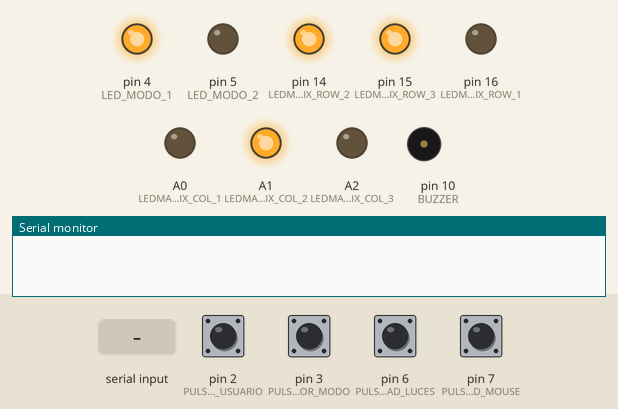
The sketch below on a simulated Arduino Leonardo, built with avr-gcc and run on an emulated ATmega32U4. Shown: output pins drawn as LEDs (lit = HIGH), buzzer (waves = sounding), the last lines printed to the serial monitor. Dashed ring = blinking. Inputs (shaded band) come from the test bench; at power-on: pin 2 (PULSADOR_USUARIO) HIGH, pin 3 (PULSADOR_MODO), pin 6 (PULSADOR_VELOCIDAD_LUCES), pin 7 (PULSADOR_VELOCIDAD_MOUSE) LOW. USB keyboard and mouse output is not drawn.

Above: at 1.2 s.
1.3 s: pin 6 (PULSADOR_VELOCIDAD_LUCES) pulled HIGH for 1 s
At 3.9 s:
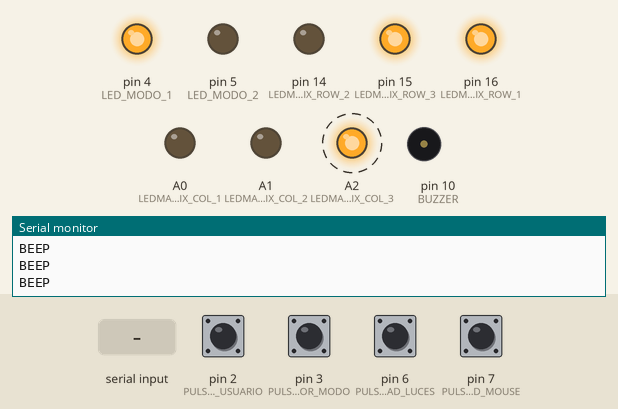
4.3 s: "s" received over the second serial link
At 5.3 s:
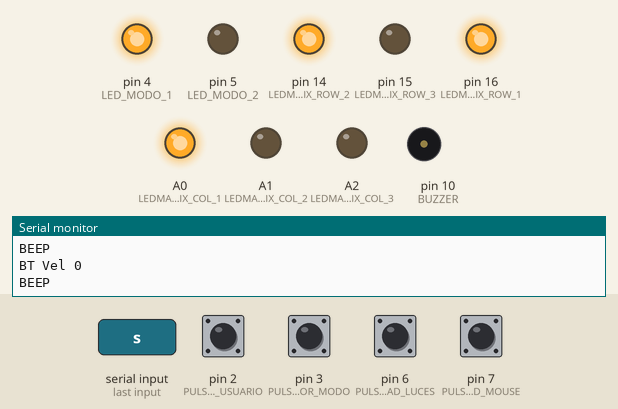
7.3 s: pin 7 (PULSADOR_VELOCIDAD_MOUSE) pulled HIGH for 1 s
At 9.3 s:
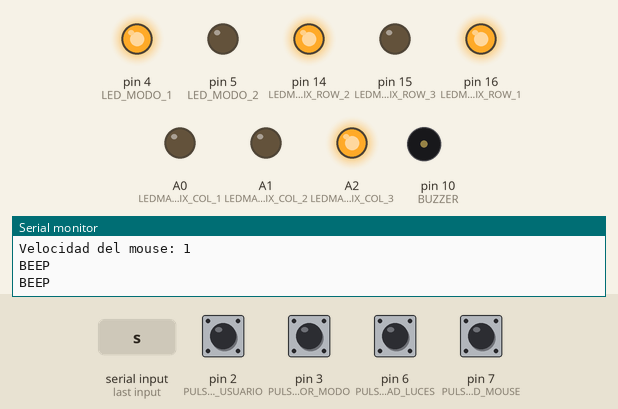
11.3 s: "o" received over the second serial link
At 13.6 s:
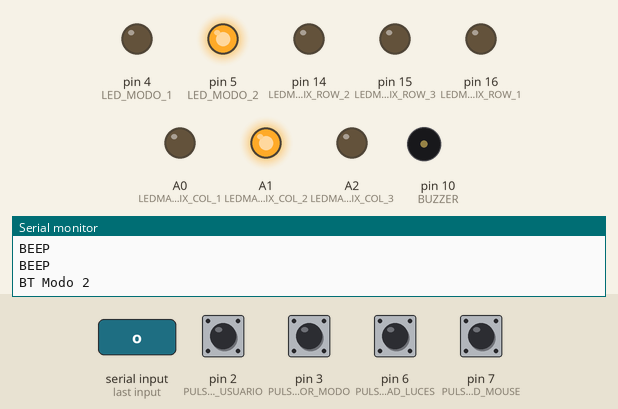
14.3 s: pin 2 (PULSADOR_USUARIO) pulled LOW for 0.15 s
At 15.5 s:
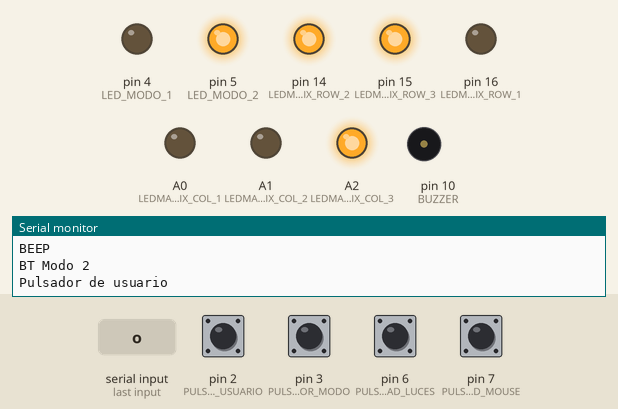
17.4 s: pin 3 (PULSADOR_MODO) pulled HIGH for 0.15 s
At 17.8 s:
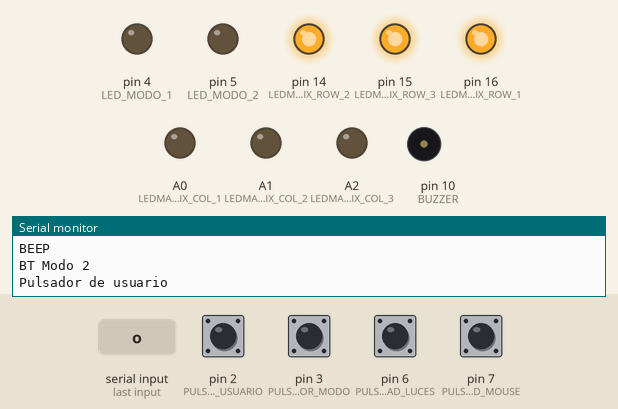
Timing chart, 0 to 20.0 s (numbered marks = the images above; inputs shaded):
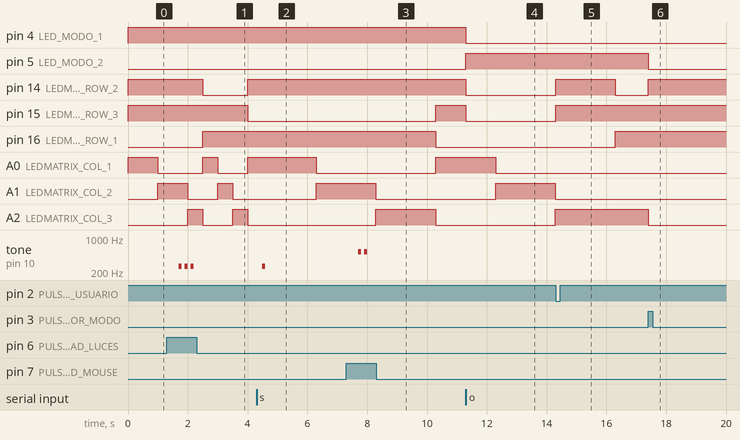

The sketch:

Programa_sin_capas.ino
```cpp
//---------------------------------------------------------------- Pines
/*
  Pin | Port map  | Características   | Función                   | Descripción
  --- | --------- | ----------------- | ------------------------- | --------------------------
  0   | PD3       | Rx, INT3          | USB                       |
  1   | PD2       | Tx, INT2          | USB                       |
  2   | PD1       | INT1              | Pulsador user             | Pulsador grande selección
  3   | PD0       | INT0              | Pulsador modos            | Pulsador cambio de modos
  4   | PD4       |                   | Led modo (1)              | Indicación modo (1)
  5   | PC6       | PWM               | Led modo (2)              | Indicación modo (2)
  6   | PD7       |                   | Pulsador Velocidad Luces  |
  7   | PE6       | INT6              | Pulsador Velocidad Mouse  |
  8   | PB4       |                   | Bluetooth                 | Rx BT / Tx Arduino
  9   | PB5       | PWM               | Bluetooth                 | Tx BT / Rx Arduino
  10	| PB6       | PWM               | Buzzer                    |
  16	| PB2       |                   | LEDMATRIX_ROW_1           | Matriz GND
  14	| PB3       |                   | LEDMATRIX_ROW_2           | Matriz GND
  15	| PB1       |                   | LEDMATRIX_ROW_3           | Matriz GND
  A0	| PF7       |                   | LEDMATRIX_COL_1           | Matriz VCC
  A1	| PF6       |                   | LEDMATRIX_COL_2           | Matriz VCC
  A2	| PF5       |                   | LEDMATRIX_COL_3           | Matriz VCC
  A3	| PF4       |                   |                           |
*/

//---------------------------------------------------------------- Librerías
#include <Mouse.h>
#include <Keyboard.h>
#include <SoftwareSerial.h>

//---------------------------------------------------------------- Declaraciones
#define MAX_VEL_LEDS 3    // (1) 0.5 seg - (2) 1 seg - (3) 2 seg
#define MAX_MODOS 2       // (1)Mouse de 1 capa - (2)Pictograma
#define MAX_VEL_MOUSE 3
//#define SONIDO_DEL_MAL

const int PULSADOR_USUARIO = 2,
          PULSADOR_MODO = 3,
          LED_MODO_1 = 4,
          LED_MODO_2 = 5,
          PULSADOR_VELOCIDAD_LUCES = 6,
          PULSADOR_VELOCIDAD_MOUSE = 7,
          BLUETOOTH_TX = 8,
          BLUETOOTH_RX = 9,
          BUZZER = 10,
          LEDMATRIX_ROW_1 = 16,
          LEDMATRIX_ROW_2 = 14,
          LEDMATRIX_ROW_3 = 15,
          LEDMATRIX_COL_1 = A0,
          LEDMATRIX_COL_2 = A1,
          LEDMATRIX_COL_3 = A2;
SoftwareSerial BT(BLUETOOTH_RX, BLUETOOTH_TX);  //ArudinoRX ArduinoTX, se conectan al revés con el módulo BT

// Matriz leds
const int MATRIZ_LED[2][3] = {{LEDMATRIX_COL_1, LEDMATRIX_COL_2, LEDMATRIX_COL_3},
                              {LEDMATRIX_ROW_1, LEDMATRIX_ROW_2, LEDMATRIX_ROW_3}};

const int LEDS_ID[3][3] = { {7, 8, 9},
                            {4, 5, 6},
                            {1, 2, 3}};

bool arrayLedsEncendidos[3][3] = {{0, 0, 0},
                                  {0, 0, 0},
                                  {0, 0, 0}};

int matrizFila = 0, matrizColumna = 0;
bool userInput = 0, cambioSecuenciaLed = 0;

// Modos
bool columnaSelecionada = 0;

// Pulsadores
const int TIME_THRESHOLD = 200;
unsigned long startTimePulsadorUsuario = 0, startTimePulsadorModo = 0, startTimePulsadorVelLuces = 0, startTimePulsadorVelMouse = 0;
bool lastPulsVelLucesState = 0, pulsVelLucesState = 0, lastPulsVelMouseState = 0, pulsVelMouseState = 0;

const int MOUSE_THRESHOLD = 100;
unsigned long mouseLastReady = 0;

// Buzzer
const int TONOS_MODO_1[3][3] = {  {261, 293, 329},
                                  {349, 392, 440},
                                  {493, 523, 587}};
const int TONOS_MODO_2[2][3] = {  {261, 329, 349},
                                  {293, 349, 440}};


int buzzerCounter = 0, avisoBuzzerActivo = 0, avisoTone;
// BUZZER_TIME_ON en ms, BUZZER_TIME_OFF * 10 para ms
const int BUZZER_TIME_ON = 100, BUZZER_TIME_OFF = 20; // Pausa entre beeps = BUZZER_TIME_OFF - BUZZER_TIME_ON
const int BUZZER_SECUENCIA_TIME_ON = 250;


// Timers: Calculo OCR = t * (f / PS)
const int TIMER1_INTERRUPTS[MAX_VEL_LEDS] = {200, 100, 50};
int timer1InterruptIndex = 1;
int timer1InterruptCounter = 0, timer1InterruptThreshold = 100;

// Mouse`
const int MOV_MOUSE[MAX_VEL_MOUSE] = {5, 10, 15};
int modo = 1, movIndex = 0, mov = MOV_MOUSE[movIndex], comando; //comando almacena datos bluetooth

//---------------------------------------------------------------- Setup
void setup() {
  pinMode(LED_MODO_1, OUTPUT);
  pinMode(LED_MODO_2, OUTPUT);
  pinMode(LEDMATRIX_COL_1, OUTPUT);
  pinMode(LEDMATRIX_COL_2, OUTPUT);
  pinMode(LEDMATRIX_COL_3, OUTPUT);
  pinMode(LEDMATRIX_ROW_1, OUTPUT);
  pinMode(LEDMATRIX_ROW_2, OUTPUT);
  pinMode(LEDMATRIX_ROW_3, OUTPUT);
  pinMode(PULSADOR_VELOCIDAD_LUCES, INPUT);
  pinMode(PULSADOR_VELOCIDAD_MOUSE, INPUT);
  noInterrupts();
  // Timers
  setupTimer1();
  // Interrupciones de pulsador por rising edge
  attachInterrupt(digitalPinToInterrupt(PULSADOR_USUARIO), selectorGeneral, FALLING);
  attachInterrupt(digitalPinToInterrupt(PULSADOR_MODO), selectorModo, RISING);
  interrupts();
  // Valores iniciales
  configuracionModo();
  // USB
  Serial.begin(9600);
  Keyboard.begin();
  // BT
  BT.begin(9600);
}

//---------------------------------------------------------------- Loop
void loop() {
  if(cambioSecuenciaLed == 1){
    switch(modo) {
      case 1:
        secuenciaLedIndividual();
        break;
      case 2:
        if(!columnaSelecionada)
          secuenciaColumnas();
        else
          secuenciaLedPorColumna();
        break;
      default:
        break;
    }
  }

  if (userInput == 1 && modo == 1)
    mouseControl();

  funcionPulsadorAntiRebotePooling(&PULSADOR_VELOCIDAD_LUCES, &pulsVelLucesState, &lastPulsVelLucesState, &startTimePulsadorVelLuces, &cambioVelocidadLuces);
  funcionPulsadorAntiRebotePooling(&PULSADOR_VELOCIDAD_MOUSE, &pulsVelMouseState, &lastPulsVelMouseState, &startTimePulsadorVelMouse, &cambioVelocidadMouse);

  Bluetooth();

  if (avisoBuzzerActivo > 0 && buzzerCounter >= BUZZER_TIME_OFF){
    avisoCambioVelBuzzer();
    Serial.println("BEEP");
  }
}

//---------------------------------------------------------------- ISR
// Interrupción Timer 1 que realiza la secuencia de encendido de leds
ISR(TIMER1_COMPA_vect) {
  timer1InterruptCounter++;
  if(timer1InterruptCounter == timer1InterruptThreshold){
    cambioSecuenciaLed = 1;
    timer1InterruptCounter = 0;
  }
  if(avisoBuzzerActivo != 0)
    buzzerCounter++;
}

// Interrupción por rising edge del pulsador de usuario
void selectorGeneral(){
  // Debounce del pulsador
  if(millis() - startTimePulsadorUsuario > TIME_THRESHOLD){
    startTimePulsadorUsuario = millis();
    TCNT1 = 0; // Se limpia el contador del timer 1
    Serial.println("Pulsador de usuario");
    if(!userInput){
      switch(modo){
        case 1:
          TIMSK1 &= ~(1 << OCIE1A);   // Output compare Timer1 A Interrupt Disable
          userInput = !userInput;
          break;

        case 2:
          if(!columnaSelecionada){
            apagarLeds();
            digitalWrite(MATRIZ_LED[1][matrizFila], LOW);
            digitalWrite(MATRIZ_LED[0][matrizColumna], HIGH);
          }
          else{
            userInput = !userInput;
            TIMSK1 &= ~(1 << OCIE1A);   // Output compare Timer1 A Interrupt Disable
          }
          columnaSelecionada = !columnaSelecionada;
          break;
      }
    }
    else{
      TIMSK1 |= (1 << OCIE1A);    // Output compare Timer1 A Interrupt Enable
      userInput = !userInput;
      if(modo == 2){
        configuracionModo();
      }
    }
  }
}

// Interrupción por rising edge del pulsador selector de modo
void selectorModo(){
  if(millis() - startTimePulsadorModo > TIME_THRESHOLD){
    startTimePulsadorModo = millis();
    modo == MAX_MODOS ? modo = 0 : modo++;
    configuracionModo();
  }
}

//---------------------------------------------------------------- Funciones
void setupTimer1(){
  TCCR1A = 0;
  TCCR1B = 0;
  TCNT1 = 0;
  OCR1A = 20000;
  timer1InterruptIndex = 1;
  TCCR1B |= (1 << WGM12);   //CTC
  TCCR1B |= (1 << CS11);    // Prescaler 256
  TIMSK1 |= (1 << OCIE1A);  // Output compare Timer1 A Interrupt Enable
}

void configuracionModo(){
  noTone(BUZZER);
  digitalWrite(LED_MODO_1, LOW);
  digitalWrite(LED_MODO_2, LOW);
  apagarLeds();
  TIMSK1 &= ~(1 << OCIE1A);   // Output compare Timer1 A Interrupt Disable
  matrizFila = 0;
  matrizColumna = 0;
  userInput = 0;
  columnaSelecionada = 0;
  for (int i = 0; i < 3; i++) {
    for (int j = 0; j < 3; j++) {
      arrayLedsEncendidos[i][j] = 0;
    }
  }
  switch(modo){
    case 1:
      digitalWrite(LED_MODO_1, HIGH);
      digitalWrite(MATRIZ_LED[1][matrizFila], LOW);
      digitalWrite(MATRIZ_LED[0][matrizColumna], HIGH);
      break;

    case 2:
      digitalWrite(LED_MODO_2, HIGH);
      for(int fila = 0; fila < 3; fila++){
        digitalWrite(MATRIZ_LED[1][fila], LOW);
      }
      digitalWrite(MATRIZ_LED[0][matrizColumna], HIGH);
      break;

    default:
      // En modo 0 se podría poner en bajo consumo, desactivando las interrupciones del clock
      break;
  }
  TIMSK1 |= (1 << OCIE1A);  // Output compare Timer1 A Interrupt Enable
}

void apagarLeds(){
  for(int columna = 0; columna < 3; columna++){
    digitalWrite(MATRIZ_LED[0][columna], LOW);
  }
  for(int fila = 0; fila < 3; fila++){
    digitalWrite(MATRIZ_LED[1][fila], HIGH);
  }
}

int estado() {
  for (int i = 0; i < 3; i++) {
    for (int j = 0; j < 3; j++) {
      if (arrayLedsEncendidos[i][j]) {
        return LEDS_ID[i][j];
      }
    }
  }
  return -1;
}

void secuenciaLedIndividual() {
  digitalWrite(MATRIZ_LED[1][matrizFila], HIGH);
  digitalWrite(MATRIZ_LED[0][matrizColumna], LOW);
  arrayLedsEncendidos[matrizFila][matrizColumna] = 0;
  matrizColumna++;
  if(matrizColumna > 2){
    matrizColumna = 0;
    matrizFila == 2 ? matrizFila = 0 : matrizFila++;
  }
  digitalWrite(MATRIZ_LED[1][matrizFila], LOW);
  digitalWrite(MATRIZ_LED[0][matrizColumna], HIGH);
  arrayLedsEncendidos[matrizFila][matrizColumna] = 1;
  #ifdef SONIDO_DEL_MAL
    if(avisoBuzzerActivo == 0)
      tone(BUZZER, TONOS_MODO_1[matrizFila][matrizColumna], BUZZER_SECUENCIA_TIME_ON);
  #endif
  cambioSecuenciaLed = 0;
}

void secuenciaColumnas(){
  digitalWrite(MATRIZ_LED[0][matrizColumna], LOW);
  matrizColumna == 2 ? matrizColumna = 0 : matrizColumna++;
  digitalWrite(MATRIZ_LED[0][matrizColumna], HIGH);
  #ifdef SONIDO_DEL_MAL
    if(avisoBuzzerActivo == 0)
      tone(BUZZER, TONOS_MODO_3[0][matrizColumna], BUZZER_SECUENCIA_TIME_ON);
  #endif
  cambioSecuenciaLed = 0;
}

void secuenciaLedPorColumna(){
  digitalWrite(MATRIZ_LED[1][matrizFila], HIGH);
  arrayLedsEncendidos[matrizFila][matrizColumna] = 0;
  matrizFila == 2 ? matrizFila = 0 : matrizFila++;
  digitalWrite(MATRIZ_LED[1][matrizFila], LOW);
  arrayLedsEncendidos[matrizFila][matrizColumna] = 1;
  #ifdef SONIDO_DEL_MAL
    if(avisoBuzzerActivo == 0)
      tone(BUZZER, TONOS_MODO_3[1][matrizFila], BUZZER_SECUENCIA_TIME_ON);
  #endif
  cambioSecuenciaLed = 0;
}

void funcionPulsadorAntiRebotePooling(int* pulsador, bool* state, bool* lastState, unsigned long* startTime, void (*funcionAsociada)()){
  int lectura = digitalRead(*pulsador);

  if (lectura != *lastState)
    *startTime = millis();

  if ((millis() - *startTime) > TIME_THRESHOLD) {
    if (lectura != *state) {
      *state = lectura;
      if(*state == HIGH){
        Serial.println("Pulsador velocidad mouse");
        funcionAsociada();
      }
    }
  }
  *lastState = lectura;
}

void cambioVelocidadLuces(){
  Serial.println("Velocidad de display");
  noInterrupts();
  timer1InterruptIndex == MAX_VEL_LEDS - 1 ? timer1InterruptIndex = 0 : timer1InterruptIndex++;
  avisoBuzzerActivo = timer1InterruptIndex + 1;
  avisoTone = 261;
  Serial.print("Index: ");
  Serial.println(timer1InterruptIndex);
  timer1InterruptThreshold = TIMER1_INTERRUPTS[timer1InterruptIndex];
  Serial.print("Threshold: ");
  Serial.println(timer1InterruptThreshold);
  timer1InterruptCounter = 0;
  interrupts();
}

void cambioVelocidadMouse(){
  movIndex == MAX_VEL_MOUSE - 1 ? movIndex = 0 : movIndex++;
  Serial.print("Velocidad del mouse: ");
  Serial.println(movIndex);
  avisoBuzzerActivo = movIndex + 1;
  mov = MOV_MOUSE[movIndex];
  avisoTone = 523;
}

void avisoCambioVelBuzzer(){
  noTone(BUZZER);
  tone(BUZZER, avisoTone, BUZZER_TIME_ON);
  buzzerCounter = 0;
  avisoBuzzerActivo--;
}

bool mouseReady(){
  return (millis() - mouseLastReady) > MOUSE_THRESHOLD;
}

void returnToSequence(){
  TIMSK1 |= (1 << OCIE1A);    // Output compare Timer1 A Interrupt Enable
  TIMSK0 &= ~(1 << OCIE0A);   // Output compare Timer3 A Interrupt Disable
  userInput = !userInput;
}

void mouseControl() {
  switch (estado()) {
    case 7:
      Keyboard.press(KEY_ESC); //tecla escape posible necesidad de pequeña espera
      Keyboard.release(KEY_ESC);
      returnToSequence();
      break;
    case 8:
      if(mouseReady()){
        mouseLastReady = millis();
        Serial.println("Mouse arriba"); //cambiar 20 por mov
        Mouse.move(0, (-mov), 0); //flecha arriba    10=range varias experimentalmente
      }
      break;
    case 9:
      Mouse.isPressed(MOUSE_LEFT) ? Mouse.release(MOUSE_LEFT) : Mouse.press(MOUSE_LEFT);
      returnToSequence();
      break;
    case 4:
    if(mouseReady()){
        mouseLastReady = millis();
        Serial.println("Mouse izquierda");
        Mouse.move(-(mov), 0, 0); //flecha izquierda
      }
      break;
    case 5:
      TIMSK1 |= (1 << OCIE1A);    // Output compare Timer1 A Interrupt Enable
      userInput = !userInput;
      break;
    case 6:
      if(mouseReady()){
        mouseLastReady = millis();
        Serial.println("Mouse derecha");
        Mouse.move((mov), 0, 0); //flecha derecha
      }
      break;
    case 1:
      Mouse.click(MOUSE_LEFT);
      returnToSequence();
      break;
    case 2:
      if(mouseReady()){
        mouseLastReady = millis();
        Serial.println("Mouse abajo");
        Mouse.move(0, (mov), 0); //flecha abajo
      }
      break;
    case 3:
      Mouse.click(MOUSE_RIGHT);   //click derecho
      returnToSequence();
      break;
    default:
      break;
  }
}

void Bluetooth () { // a=arriba, b=below, d=derecha, i=izquierda, y=click izquierdo, z=click derecho
  if (BT.available() > 0) {    // lee el bluetooth y almacena en serial
    comando = BT.read();

    switch (comando) {
      case 'a':
        Mouse.move(0, -mov, 0);
        Serial.println("BT Mouse arriba");
        break;
      case 'b':
        Serial.println("BT Mouse abajo");
        Mouse.move(0, mov, 0);
        break;
      case 'd':
        Serial.println("BT Mouse derecha");
        Mouse.move(mov, 0, 0);
        break;
      case 'i':
        Serial.println("BT Mouse izquierda");
        Mouse.move(-mov, 0, 0);
        break;
      case 'e':
        Serial.println("BT ESC");
        Keyboard.press(KEY_ESC); //tecla escape posible necesidad de pequeña espera
        Keyboard.release(KEY_ESC);
        break;
      case 'y':
        Serial.println("BT Left click");
        Mouse.click(MOUSE_LEFT);
        break;
      case 'z':
        Serial.println("BT Right click");
        Mouse.click(MOUSE_RIGHT);
        break;

    // MODOS
      case 'u':
        Serial.println("BT Modo 1");
        modo = 1;
        configuracionModo();
        break;
      case 'o':
        Serial.println("BT Modo 2");
        modo = 2;
        configuracionModo();
        break;

      // Velocidad LED
      case 's': //VLed baja
        Serial.println("BT Vel 0");
        noInterrupts();
        timer1InterruptIndex = 0;
        timer1InterruptThreshold = TIMER1_INTERRUPTS[timer1InterruptIndex];
        timer1InterruptCounter = 0;
        avisoTone = 261;
        avisoBuzzerActivo = timer1InterruptIndex + 1;
        interrupts();
        break;
      case 'm': //VLed media
        Serial.println("BT Vel 1");
        noInterrupts();
        timer1InterruptIndex = 1;
        timer1InterruptThreshold = TIMER1_INTERRUPTS[timer1InterruptIndex];
        timer1InterruptCounter = 0;
        avisoTone = 261;
        avisoBuzzerActivo = timer1InterruptIndex + 1;
        interrupts();
        break;
      case 'w': //VLed alta
        Serial.println("BT Vel 2");
        noInterrupts();
        timer1InterruptIndex = 2;
        timer1InterruptThreshold = TIMER1_INTERRUPTS[timer1InterruptIndex];
        timer1InterruptCounter = 0;
        avisoTone = 261;
        avisoBuzzerActivo = timer1InterruptIndex + 1;
        interrupts();
        break;

      // Velocidad MOUSE
      case 'k': //VMouse baja
        Serial.println("BT Mouse 0");
        movIndex = 0;
        mov = MOV_MOUSE[movIndex];
        avisoTone = 523;
        avisoBuzzerActivo = movIndex + 1;
        break;
      case 'n': //VMouse medua
        Serial.println("BT Mouse 1");
        movIndex = 1;
        mov = MOV_MOUSE[movIndex];
        avisoTone = 523;
        avisoBuzzerActivo = movIndex + 1;
        break;
      case 'p': //VMouse alta
        Serial.println("BT Mouse 2");
        movIndex = 2;
        mov = MOV_MOUSE[movIndex];
        avisoTone = 523;
        avisoBuzzerActivo = movIndex + 1;
        break;
    }
  }
}
```

Measured:
- after the input at 1.3 s, pin 14 (LEDMATRIX_ROW_2): HIGH → LOW after 1.2 s instead of 1.7 s; pin 15 (LEDMATRIX_ROW_3): HIGH → LOW after 2.7 s; pin 16 (LEDMATRIX_ROW_1): LOW → HIGH after 1.2 s instead of 1.7 s; tone on pin 10 (BUZZER): alternates 261 Hz for 0.10 s and silent for 0.10 s, 6 changes in all, then stays silent, starting after 0.40 s
- after the input at 4.3 s, pin 14 (LEDMATRIX_ROW_2): stays HIGH (without the input it goes to LOW after 2.7 s); pin 15 (LEDMATRIX_ROW_3): stays LOW (without the input it goes to HIGH after 1.2 s)
- after the input at 7.3 s, tone on pin 10 (BUZZER): alternates 523 Hz for 0.10 s and silent for 0.10 s, 4 changes in all, then stays silent, starting after 0.40 s
- after the input at 11.3 s, pin 4 (LED_MODO_1), pin 14 (LEDMATRIX_ROW_2), pin 15 (LEDMATRIX_ROW_3): HIGH → LOW at once; pin 5 (LED_MODO_2): LOW → HIGH at once
- after the input at 14.3 s, pin 14 (LEDMATRIX_ROW_2): LOW → HIGH at once, → LOW 2.0 s later; pin 15 (LEDMATRIX_ROW_3): LOW → HIGH at once; pin 16 (LEDMATRIX_ROW_1): LOW → HIGH after 2.0 s; A0 (LEDMATRIX_COL_1): stays LOW (without the input it goes to HIGH after 2.0 s); A2 (LEDMATRIX_COL_3): stays HIGH (without the input it goes to LOW after 2.0 s)
- after the input at 17.4 s, pin 5 (LED_MODO_2), A2 (LEDMATRIX_COL_3): HIGH → LOW at once; pin 14 (LEDMATRIX_ROW_2): LOW → HIGH after 0.00 s instead of 0.90 s; pin 15 (LEDMATRIX_ROW_3): stays HIGH (without the input it goes to LOW after 0.90 s)
- by itself, A2 (LEDMATRIX_COL_3): alternates HIGH for 0.50 s and LOW for 1.0 s
